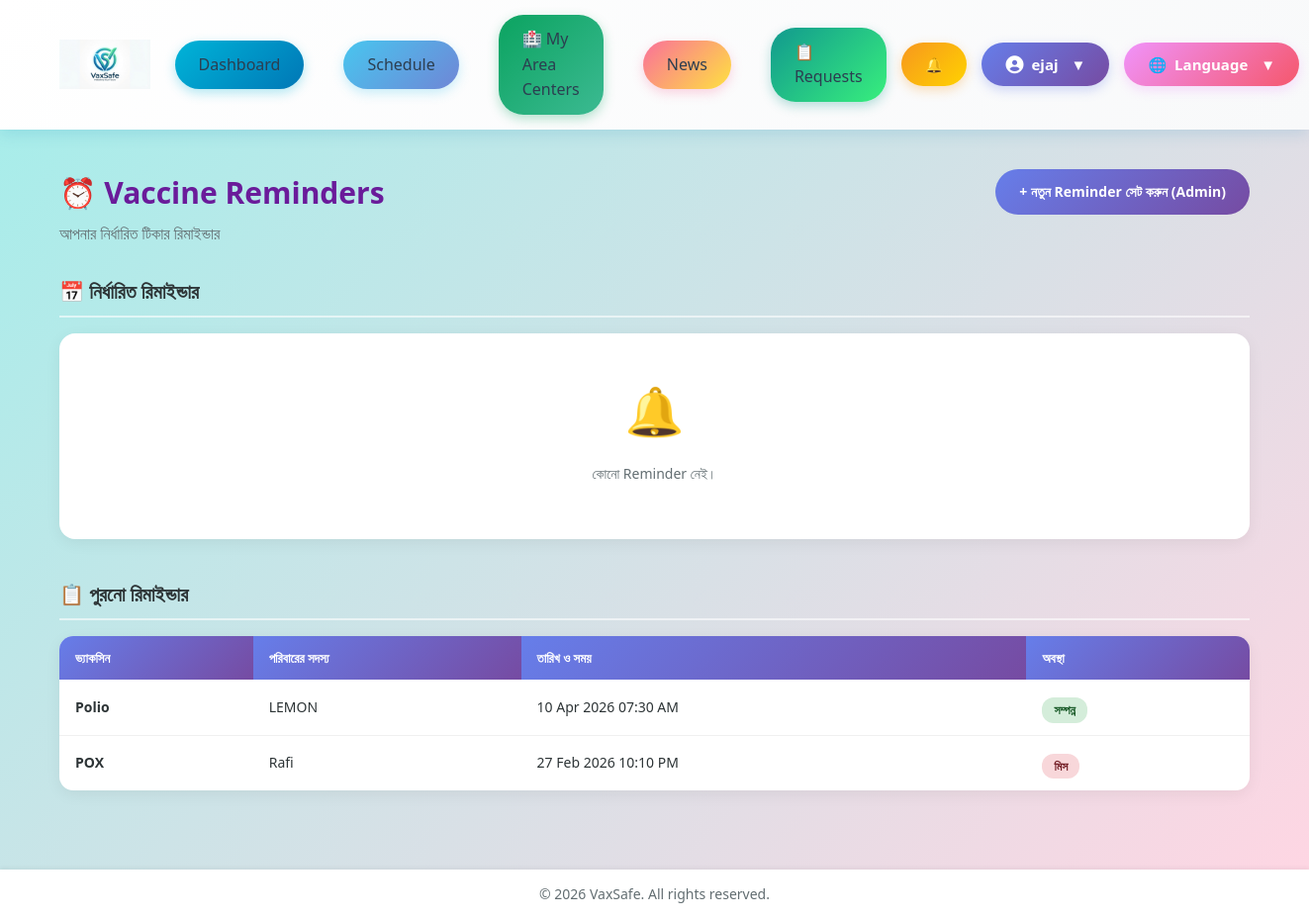
The app's page /reminders/ (signed in) with its own data.
### vaxsafe/models.py (models this page shows, shortened)
class Reminder(models.Model):
    user               = models.ForeignKey(settings.AUTH_USER_MODEL, on_delete=models.CASCADE, related_name='reminders')
    vaccine_name       = models.CharField(max_length=255)
    scheduled_datetime = models.DateTimeField()
    family_member      = models.CharField(max_length=255)
    completed          = models.BooleanField(default=False)
    created_at         = models.DateTimeField(auto_now_add=True)
    updated_at         = models.DateTimeField(auto_now=True)
    class Meta:
        ordering = ['-scheduled_datetime']
        verbose_name = 'Reminder'
        verbose_name_plural = 'Reminders'
        indexes = [
            models.Index(fields=['user', 'scheduled_datetime']),
            models.Index(fields=['completed']),
        ]
    @property
    def status(self):
        if self.completed:
            return "Completed"
        elif self.scheduled_datetime < timezone.now():
            return "Missed"
        return "Active"

### vaxsafe/views.py (the view)
@login_required
def reminder_list(request):
    if request.method == 'POST':
        if not (request.user.is_staff or request.user.is_superuser):
            messages.error(request, "❌ শুধুমাত্র Admin Reminder সেট করতে পারবেন।")
            return redirect('reminder_list')
        return redirect('set_reminder')
    today             = timezone.now().date()
    vaccine_reminders = VaccineReminder.objects.filter(user=request.user).order_by('reminder_date')
    old_reminders     = Reminder.objects.filter(user=request.user).order_by('-scheduled_datetime')
    return render(request, 'htmlpages/reminder.html', {
        'vaccine_reminders': vaccine_reminders,
        'reminders':         old_reminders,
        'today':             today,
        'is_admin':          request.user.is_staff or request.user.is_superuser,
    })

### templates/htmlpages/reminder.html (shortened to what this page needs)
{% extends 'base_log.html' %}
{% block body_class %}page-reminder{% endblock %}
{% load static %}
{% block content %}
<div class="rem-page">
  <div class="rem-header">
    <div>
      <h2>⏰ Vaccine Reminders</h2>
      <p>আপনার নির্ধারিত টিকার রিমাইন্ডার</p>
    </div>
    {% if is_admin %}
      <a href="{% url 'set_reminder' %}" class="btn-set-reminder">
        + নতুন Reminder সেট করুন (Admin)
      </a>
    {% else %}
      <div class="info-note">
        ℹ️ Reminder শুধু Admin সেট করতে পারবেন।
        Admin আপনার জন্য Reminder সেট করলে এখানে দেখা যাবে।
      </div>
    {% endif %}
  </div>
  <section class="rem-section">
    <h3>📅 নির্ধারিত রিমাইন্ডার</h3>
    {% if vaccine_reminders %}
      <div class="rem-grid">
        {% for vr in vaccine_reminders %}
          <div class="rem-card {% if vr.reminder_date < today %}rem-card--overdue{% elif vr.is_sent %}rem-card--done{% endif %}">
            <div class="rem-card-icon">
              {% if vr.is_sent %}✅{% elif vr.reminder_date < today %}⚠️{% else %}💉{% endif %}
            </div>
            <div class="rem-card-body">
              <h4>{{ vr.vaccine_name }}</h4>
              <p class="rem-date">
                📅 {{ vr.reminder_date|date:"d F Y" }} &nbsp;⏰ {{ vr.reminder_time|time:"h:i A" }}
              </p>
              {% if vr.note %}
                <p class="rem-note">📝 {{ vr.note }}</p>
              {% endif %}
              <span class="rem-status
                {% if vr.is_sent %}status-done
                {% elif vr.reminder_date < today %}status-overdue
                {% else %}status-active{% endif %}">
                {% if vr.is_sent %}সম্পন্ন{% elif vr.reminder_date < today %}মিস হয়েছে{% else %}সক্রিয়{% endif %}
              </span>
            </div>
            {% if is_admin %}
              <div class="rem-card-actions">
                <form method="POST" action="{% url 'delete_reminder' vr.pk %}">
                  {% csrf_token %}
                  <button type="submit" class="btn-del" onclick="return confirm('এই রিমাইন্ডার মুছবেন?')">🗑️</button>
                </form>
              </div>
            {% endif %}
          </div>
        {% endfor %}
      </div>
    {% else %}
      <div class="empty-state">
        <span class="empty-icon">🔔</span>
        <p>কোনো Reminder নেই।
        </p>
      </div>
    {% endif %}
  </section>
  {% if reminders %}
  <section class="rem-section">
    <h3>📋 পুরনো রিমাইন্ডার</h3>
    <div class="rem-table-wrapper">
      <table class="rem-table">
        <thead>
          <tr>
            <th>ভ্যাকসিন</th>
            <th>পরিবারের সদস্য</th>
            <th>তারিখ ও সময়</th>
            <th>অবস্থা</th>
          </tr>
        </thead>
        <tbody>
          {% for r in reminders %}
          <tr>
            <td><strong>{{ r.vaccine_name }}</strong></td>
            <td>{{ r.family_member }}</td>
            <td>{{ r.scheduled_datetime|date:"d M Y h:i A" }}</td>
            <td>
              {% if r.status == 'Active' %}
                <span class="rem-status status-active">সক্রিয়</span>
              {% elif r.status == 'Completed' %}
                <span class="rem-status status-done">সম্পন্ন</span>
              {% else %}
                <span class="rem-status status-overdue">মিস</span>
              {% endif %}
            </td>
          </tr>
          {% endfor %}
        </tbody>
      </table>
    </div>
  </section>
  {% endif %}
</div>
{% endblock %}

### templates/nav_two.html (shortened to what this page needs)
{% load static %}
<nav class="nav_two">
  <div class="logo">
    <a href="{% url 'dashboard' %}">
      <img src="{% static 'images/logo.png' %}" alt="VaxSafe Logo">
    </a>
  </div>
  <ul class="nav-links">
    <li><a href="{% url 'dashboard' %}"       class="nav-btn nav-btn-1">Dashboard</a></li>
    <li><a href="{% url 'vaccine_schedule' %}" class="nav-btn nav-btn-2">Schedule</a></li>
    <li><a href="{% url 'area_centers' %}"     class="nav-btn nav-btn-3">🏥 My Area Centers</a></li>
    <li><a href="{% url 'news_list' %}"         class="nav-btn nav-btn-4">News</a></li>
    {% if request.user.is_staff or request.user.is_superuser %}
    <li>
      <a href="{% url 'admin_vaccine_requests' %}" class="nav-btn nav-btn-req"
         style="position:relative;" title="Pending Vaccine Requests">
        📋 Requests
      </a>
    </li>
    {% endif %}
    <li class="notif-menu" style="position:relative; display:inline-block;">
      <button class="nav-btn nav-btn-bell" id="notifToggle2"
              onclick="toggleNotifDropdown2(event)" style="position:relative;">
        🔔
      </button>
    </li>
    <li class="profile-menu">
      <button class="nav-btn nav-btn-profile" id="profile-btn"
              onclick="toggleDropdown(event, 'profile-dropdown')">
        <i class="fa fa-user-circle"></i>
        {{ request.user.first_name|default:request.user.username }}
        <span class="dropdown-arrow">▼</span>
      </button>
    </li>
<li class="lang-menu">
  <button class="nav-btn nav-btn-lang" id="lang-btn"
          onclick="toggleDropdown(event, 'lang-dropdown')">
    <span class="lang-globe">🌐</span>
    <span id="lang-current">Language</span>
    <span class="dropdown-arrow">▼</span>
  </button>
</li>
  </ul>
</nav>

### static/css/style.css (style rules this page uses)
:root { --primary-blue: #0077b6; --primary-teal: #00b4d8; --primary-cyan: #48cae4; --secondary-purple: #667eea; --secondary-violet: #764ba2; --secondary-pink: #fa709a; --accent-green: #0ba360; --accent-orange: #ff8c42; --accent-coral: #ff6b6b; --white: #ffffff; --light-gray: #f8f9fa; --medium-gray: #e1e8ed; --dark-gray: #2c3e50; --text-dark: #1a1a1a; --gradient-primary: linear-gradient(135deg, #00b4d8 0%, #0077b6 100%); --gradient-secondary: linear-gradient(135deg, #667eea 0%, #764ba2 100%); --gradient-success: linear-gradient(135deg, #0ba360 0%, #3cba92 100%); --gradient-sunset: linear-gradient(135deg, #fa709a 0%, #fee140 100%); --gradient-ocean: linear-gradient(135deg, #48c6ef 0%, #6f86d6 100%); --shadow-sm: 0 2px 8px rgba(0, 119, 182, 0.1); --shadow-md: 0 4px 15px rgba(0, 119, 182, 0.2); --shadow-lg: 0 8px 25px rgba(0, 119, 182, 0.3); --shadow-hover: 0 12px 35px rgba(0, 119, 182, 0.4); --radius-sm: 8px; --radius-md: 12px; --radius-lg: 16px; --radius-xl: 20px; --radius-full: 50px; --transition-fast: 0.2s ease; --transition-normal: 0.3s ease; --transition-slow: 0.5s ease; }
body { margin: 0; font-family: 'Hind Siliguri', 'Noto Sans Bengali', 'Segoe UI', Tahoma, Geneva, Verdana, sans-serif; color: var(--text-dark); background: var(--light-gray); line-height: 1.6; }
.logo img { height: 100%; max-height: 150px; width: auto; display: block; margin-left: 20px; }
.nav-links a { margin-left: 25px; text-decoration: none; color: var(--dark-gray); font-size: 16px; font-weight: 500; transition: color var(--transition-fast); position: relative; }
.nav-links a::after { content: ''; position: absolute; bottom: -5px; left: 0; width: 0; height: 2px; background: var(--primary-teal); transition: width var(--transition-normal); }
.dropdown-arrow { margin-left: auto; transition: transform var(--transition-normal); }
body.page-reminder { background:linear-gradient(135deg,#fbc2eb 0%,#a6c1ee 100%);min-height:100vh }
body.page-reminder h1,body.page-reminder h2 { color:#6a1b9a }

### templates/base_log.html (style rules this page uses)
*, *::before, *::after { box-sizing: border-box; }
body { margin: 0; font-family: 'Segoe UI', Tahoma, Geneva, Verdana, sans-serif; background: #f4f6f9; color: #2c3e50; display: flex; flex-direction: column; min-height: 100vh; }

### templates/htmlpages/reminder.html (style rules this page uses)
.rem-page { padding: 40px 60px; background: linear-gradient(135deg, #a8edea 0%, #fed6e3 100%); min-height: calc(100vh - 80px); font-family: 'Segoe UI', sans-serif; }
.rem-header { display: flex; justify-content: space-between; align-items: flex-start; flex-wrap: wrap; gap: 15px; margin-bottom: 30px; }
.rem-header h2 { font-size: 30px; font-weight: bold; color: #2d3436; margin: 0 0 5px; }
.rem-header p { color: #636e72; margin: 0; }
.btn-set-reminder { padding: 12px 24px; background: linear-gradient(135deg, #667eea, #764ba2); color: white; border-radius: 25px; text-decoration: none; font-weight: 600; font-size: 14px; white-space: nowrap; transition: transform .2s, box-shadow .2s; }
.rem-section { margin-bottom: 40px; }
.rem-section h3 { font-size: 20px; font-weight: 700; color: #2d3436; margin-bottom: 16px; padding-bottom: 8px; border-bottom: 2px solid rgba(255,255,255,.6); }
.rem-status { display: inline-block; padding: 3px 12px; border-radius: 12px; font-size: 12px; font-weight: 600; margin-top: 6px; }
.status-done { background: #d4edda; color: #155724; }
.status-overdue { background: #f8d7da; color: #721c24; }
.empty-state { background: white; border-radius: 16px; padding: 40px; text-align: center; box-shadow: 0 4px 16px rgba(0,0,0,.06); }
.empty-icon { font-size: 48px; display: block; margin-bottom: 12px; }
.empty-state p { color: #636e72; font-size: 14px; }
.rem-table-wrapper { background: white; border-radius: 14px; overflow: hidden; box-shadow: 0 4px 16px rgba(0,0,0,.06); }
.rem-table { width: 100%; border-collapse: collapse; }
.rem-table th { background: linear-gradient(135deg, #667eea, #764ba2); color: white; padding: 12px 16px; font-size: 13px; text-align: left; }
.rem-table td { padding: 12px 16px; font-size: 14px; border-bottom: 1px solid #f0f0f0; color: #2d3436; }
.rem-table tr:last-child td { border-bottom: none; }

### records on screen
Reminder: vaccine_name "Polio", family_member "LEMON", scheduled_datetime "10 Apr 2026 07:30 AM", completed "সম্পন্ন"
Reminder: vaccine_name "POX", family_member "Rafi", scheduled_datetime "27 Feb 2026 10:10 PM", completed "মিস"

### other values on screen
{{ request.user.first_name|default:request.user.username }} "ejaj"
